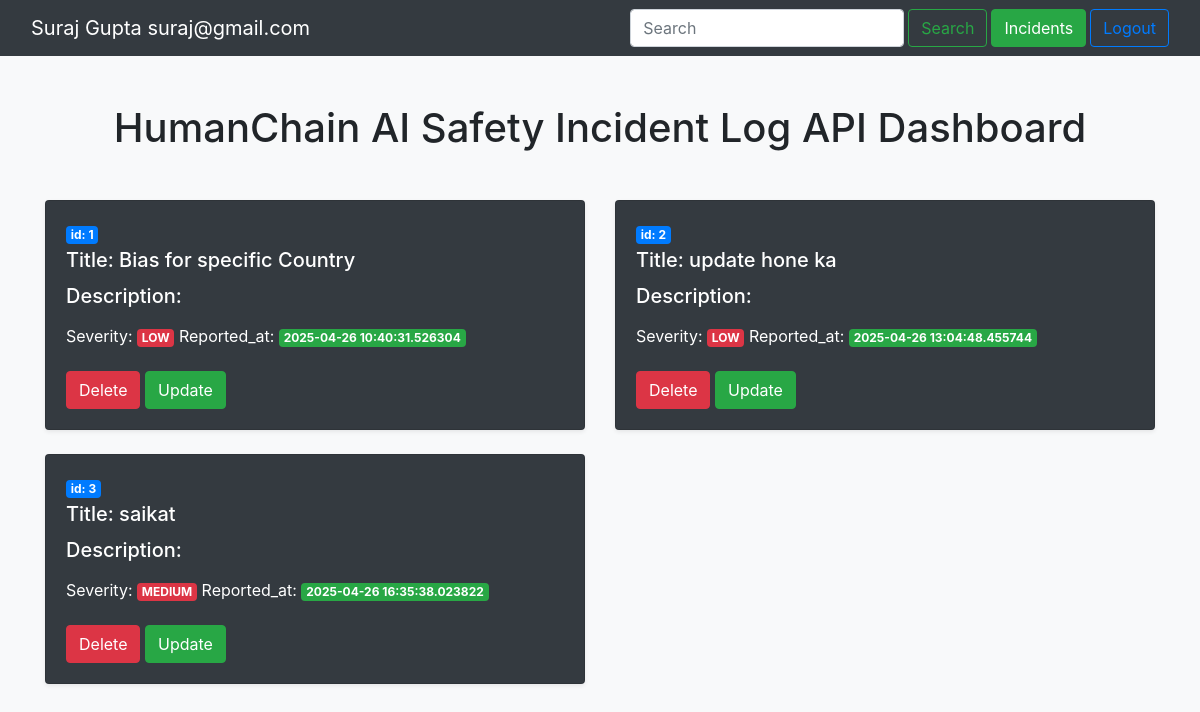
Page /dashboard (signed in) on the earlier database version.
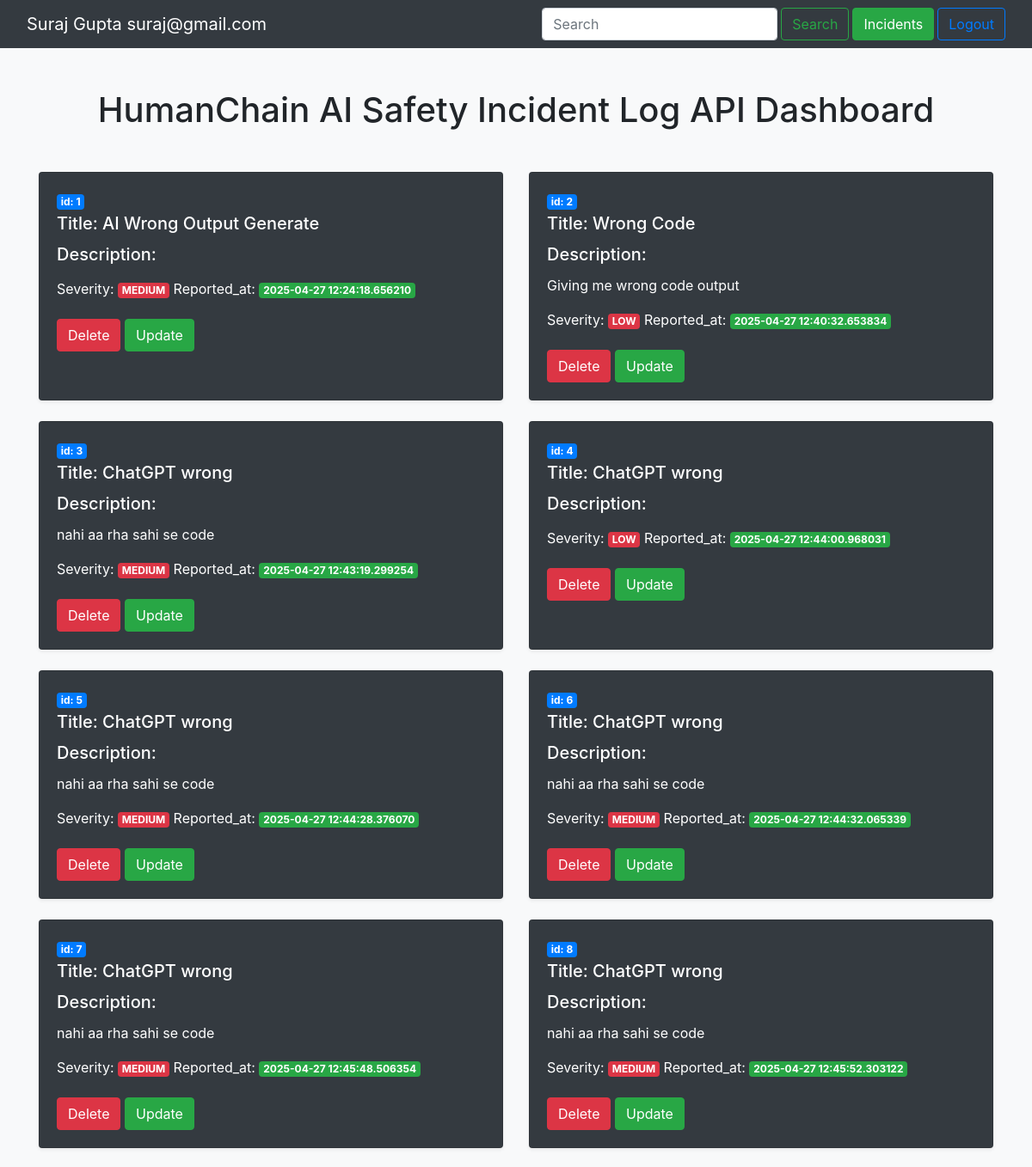
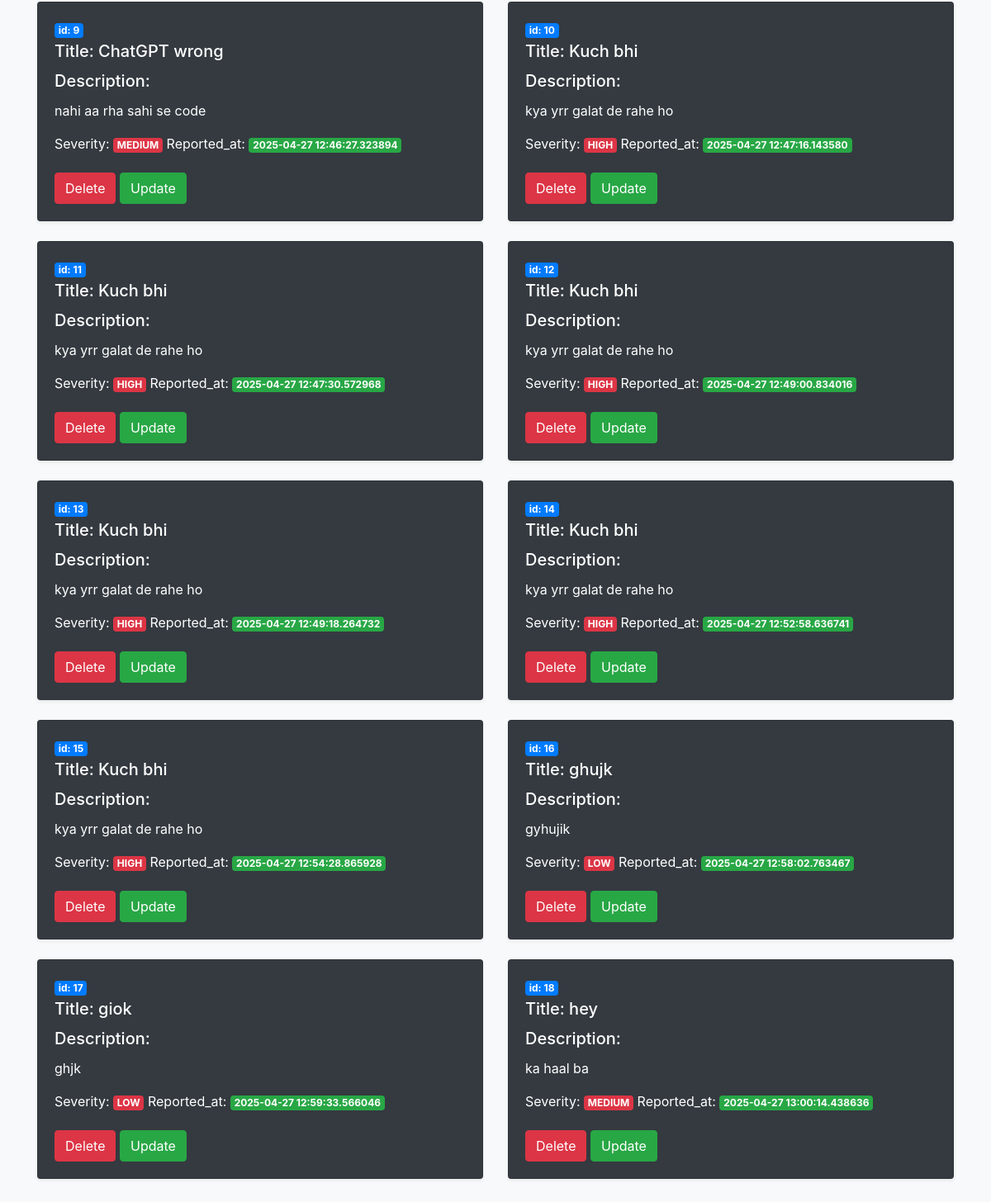
Same page on the later database version (2 pictures, top to bottom).
### models/incidents.py (models this page shows, shortened)
class User(db.Model):
    id = db.Column(db.Integer, primary_key=True)
    name = db.Column(db.String(255), nullable=False)
    email = db.Column(db.String(255), nullable=False, unique=True)
    password = db.Column(db.String(255), nullable=False)

class IncidentDB(db.Model):
    id = db.Column(db.Integer, primary_key=True)
    title = db.Column(db.String(255), nullable=False)
    description = db.Column(db.Text, nullable=False)
    severity = db.Column(db.String(10), nullable=False)
    reported_at = db.Column(db.DateTime, default=datetime.utcnow)

### app.py (the view)
@app.route('/dashboard')
def dashboard():
    if session['email']:
        user = User.query.filter_by(email=session['email']).first()
    all_incidents = IncidentDB.query.all()
    return render_template('dashboard.html', all_incidents=all_incidents, user=user)

### templates/dashboard.html (shortened to what this page needs)
<!DOCTYPE html>
<html lang="en">
<head>
    <link rel="stylesheet" href="https://cdn.jsdelivr.net/npm/bootstrap@4.6.2/dist/css/bootstrap.min.css">
</head>
<body class="bg-light">
    <nav class="navbar bg-dark">
        <div class="container-fluid">
            <a class="navbar-brand text-white">Suraj Gupta <span>{{ user.email }}</span></a>
            <form class="d-flex" role="search" action="/search" method="POST">
                <input class="form-control me-2 mx-1" type="search" name="search" id="search" placeholder="Search"
                    aria-label="Search">
                <button class="btn btn-outline-success" type="submit">Search</button>
                <a href="/incident" class="btn btn-success mx-1">Incidents</a>
                <a href="/logout" class="btn btn-outline-primary">Logout</a>
            </form>
        </div>
    </nav>
    {% if id_not_found %}
    <div class="alert alert-warning" role="alert">
        {{ id_not_found }}
        <a href="/dashboard" class="btn btn-success">Back to Dashboard</a>
    </div>
    {% else %}
    <div class="container my-5">
        <h1 class="text-center mb-5">HumanChain AI Safety
            Incident Log API Dashboard</h1>
        <div class="row">
            {% if incident %}
            <div class="col-md-6 mb-4">
                <div class="card h-100 shadow-sm badge-dark">
                    <div class="card-body">
                        <span class="badge badge-primary mb-1">id: {{ incident.id }}</span>
                        <h5 class="card-title">Title: {{ incident.title }}</h5>
                        <h5 class="card-title">Description:</h5>
                        <p class="card-text">{{ incident.description }}</p>
                        Severity: <span class="badge badge-danger">{{ incident.severity }}</span>
                        Reported_at: <span class="mb-4 badge badge-success">{{ incident.reported_at }}</span> <br>
                        <a href="/update/{{ incident.id }}" class="btn btn-warning">Update</a>
                        <a href="/delete/{{ incident.id }}" class="btn btn-danger">Delete</a>
                    </div>
                </div>
            </div>
            {% else %}
            {% for incident in all_incidents %}
            <div class="col-md-6 mb-4">
                <div class="card h-100 shadow-sm badge-dark">
                    <div class="card-body">
                        <span class="badge badge-primary mb-1">id: {{ incident.id }}</span>
                        <h5 class="card-title">Title: {{ incident.title }}</h5>
                        <h5 class="card-title">Description:</h5>
                        <p class="card-text">{{ incident.description }}</p>
                        Severity: <span class="badge badge-danger">{{ incident.severity }}</span>
                        Reported_at: <span class="mb-4 badge badge-success">{{ incident.reported_at }}</span> <br>
                        <a href="/delete/{{ incident.id }}" class="btn btn-danger">Delete</a>
                        <a href="/update/{{ incident.id }}" class="btn btn-success">Update</a>
                    </div>
                </div>
            </div>
            {% endfor %}
            {% endif %}
        </div>
    </div>
    {% endif %}
</body>
</html>

Differences in the rows shown:
changed IncidentDB id 1: title "Bias for specific Country" → "AI Wrong Output Generate"; severity "LOW" → "MEDIUM"; reported_at "2025-04-26 10:40:31.526304" → "2025-04-27 12:24:18.656210"
changed IncidentDB id 2: title "update hone ka" → "Wrong Code"; description (not shown) → "Giving me wrong code output"; reported_at "2025-04-26 13:04:48.455744" → "2025-04-27 12:40:32.653834"
changed IncidentDB id 3: title "saikat" → "ChatGPT wrong"; description (not shown) → "nahi aa rha sahi se code"; reported_at "2025-04-26 16:35:38.023822" → "2025-04-27 12:43:19.299254"
added IncidentDB: id "4", title "ChatGPT wrong", severity "LOW", reported_at "2025-04-27 12:44:00.968031"
added IncidentDB: id "5", title "ChatGPT wrong", description "nahi aa rha sahi se code", severity "MEDIUM", reported_at "2025-04-27 12:44:28.376070"
added IncidentDB: id "6", title "ChatGPT wrong", description "nahi aa rha sahi se code", severity "MEDIUM", reported_at "2025-04-27 12:44:32.065339"
added IncidentDB: id "7", title "ChatGPT wrong", description "nahi aa rha sahi se code", severity "MEDIUM", reported_at "2025-04-27 12:45:48.506354"
added IncidentDB: id "8", title "ChatGPT wrong", description "nahi aa rha sahi se code", severity "MEDIUM", reported_at "2025-04-27 12:45:52.303122"
added IncidentDB: id "9", title "ChatGPT wrong", description "nahi aa rha sahi se code", severity "MEDIUM", reported_at "2025-04-27 12:46:27.323894"
added IncidentDB: id "10", title "Kuch bhi", description "kya yrr galat de rahe ho", severity "HIGH", reported_at "2025-04-27 12:47:16.143580"
added IncidentDB: id "11", title "Kuch bhi", description "kya yrr galat de rahe ho", severity "HIGH", reported_at "2025-04-27 12:47:30.572968"
added IncidentDB: id "12", title "Kuch bhi", description "kya yrr galat de rahe ho", severity "HIGH", reported_at "2025-04-27 12:49:00.834016"
added IncidentDB: id "13", title "Kuch bhi", description "kya yrr galat de rahe ho", severity "HIGH", reported_at "2025-04-27 12:49:18.264732"
added IncidentDB: id "14", title "Kuch bhi", description "kya yrr galat de rahe ho", severity "HIGH", reported_at "2025-04-27 12:52:58.636741"
added IncidentDB: id "15", title "Kuch bhi", description "kya yrr galat de rahe ho", severity "HIGH", reported_at "2025-04-27 12:54:28.865928"
added IncidentDB: id "16", title "ghujk", description "gyhujik", severity "LOW", reported_at "2025-04-27 12:58:02.763467"
added IncidentDB: id "17", title "giok", description "ghjk", severity "LOW", reported_at "2025-04-27 12:59:33.566046"
added IncidentDB: id "18", title "hey", description "ka haal ba", severity "MEDIUM", reported_at "2025-04-27 13:00:14.438636"
